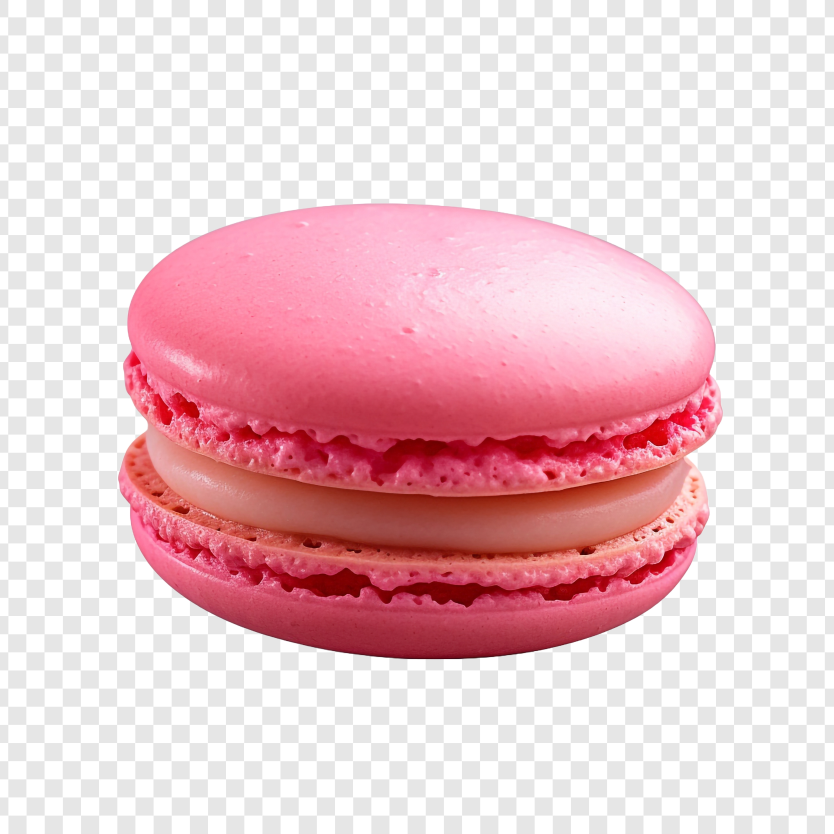
#> input picture ComputerVision/data/im1.jpg, 2500 x 2500 px, given in place of img3.jpg, which was not available (shown at 1/3 size)
$ python 02_automationbis.py
#> lines starting #> are read from the running program, lines starting #| are printed output that depends on the picture
from PIL import Image

input_path='../data/img3.jpg'
output_path='img_rsz_output.jpg'

#dimensions
new_width= int(input("Enter new width: "))
#> the answer given: 100
new_height= int(input("Enter new height: "))
#> the answer given: 100
print(f"New Dims Img : ", "(", {new_width}, {new_height}, ")")

with Image.open(input_path) as img:
#> img is the input picture: PIL image 2500x2500 RGB; mean R, G, B 234.7, 199.8, 205.3
    img_resized=img.resize((new_width,new_height))
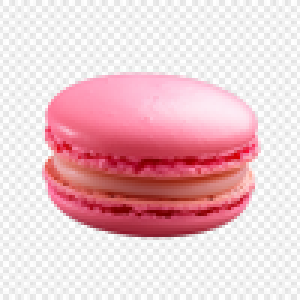
#> img_resized: PIL image 100x100 RGB (shown 3 times larger); mean R, G, B 234.5, 199.6, 205
    img_resized.save(output_path)
    print("Image resized")

$ run again, on ComputerVision/data/im3.jpg
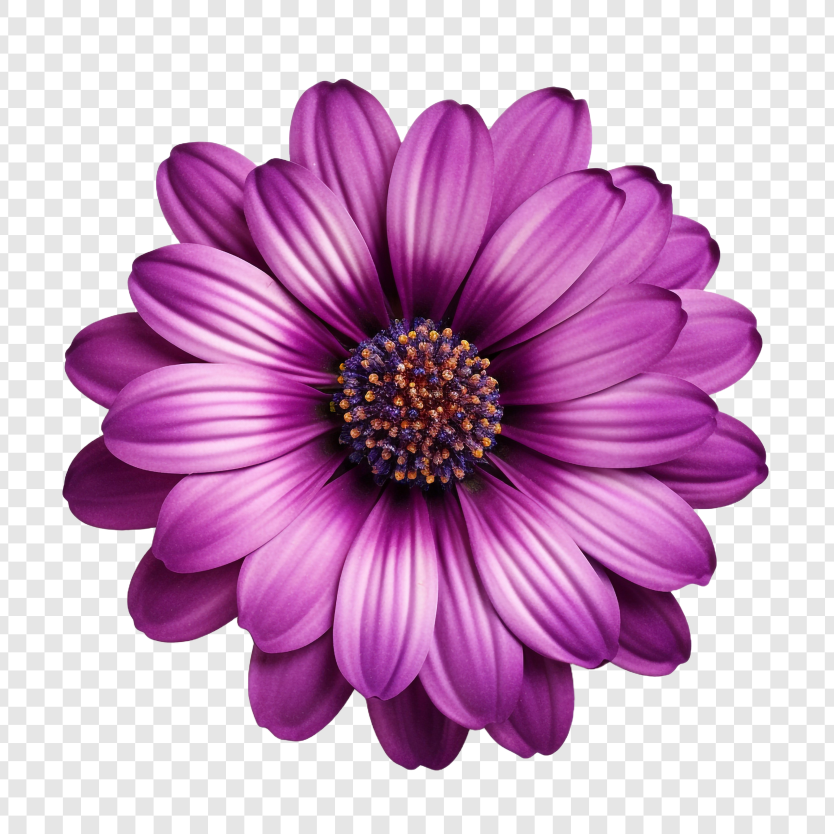
#> input picture ComputerVision/data/im3.jpg, 2500 x 2500 px, given in place of img3.jpg, which was not available (shown at 1/3 size)
#> img is the input picture: PIL image 2500x2500 RGB; mean R, G, B 202.3, 159.1, 194.7
#> `img_resized=img.resize((new_width,new_height))`:
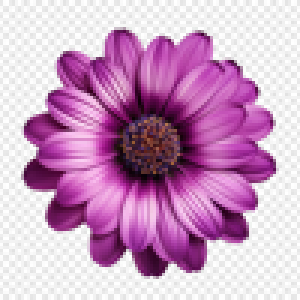
#> img_resized: PIL image 100x100 RGB (shown 3 times larger); mean R, G, B 202.1, 158.8, 194.4
